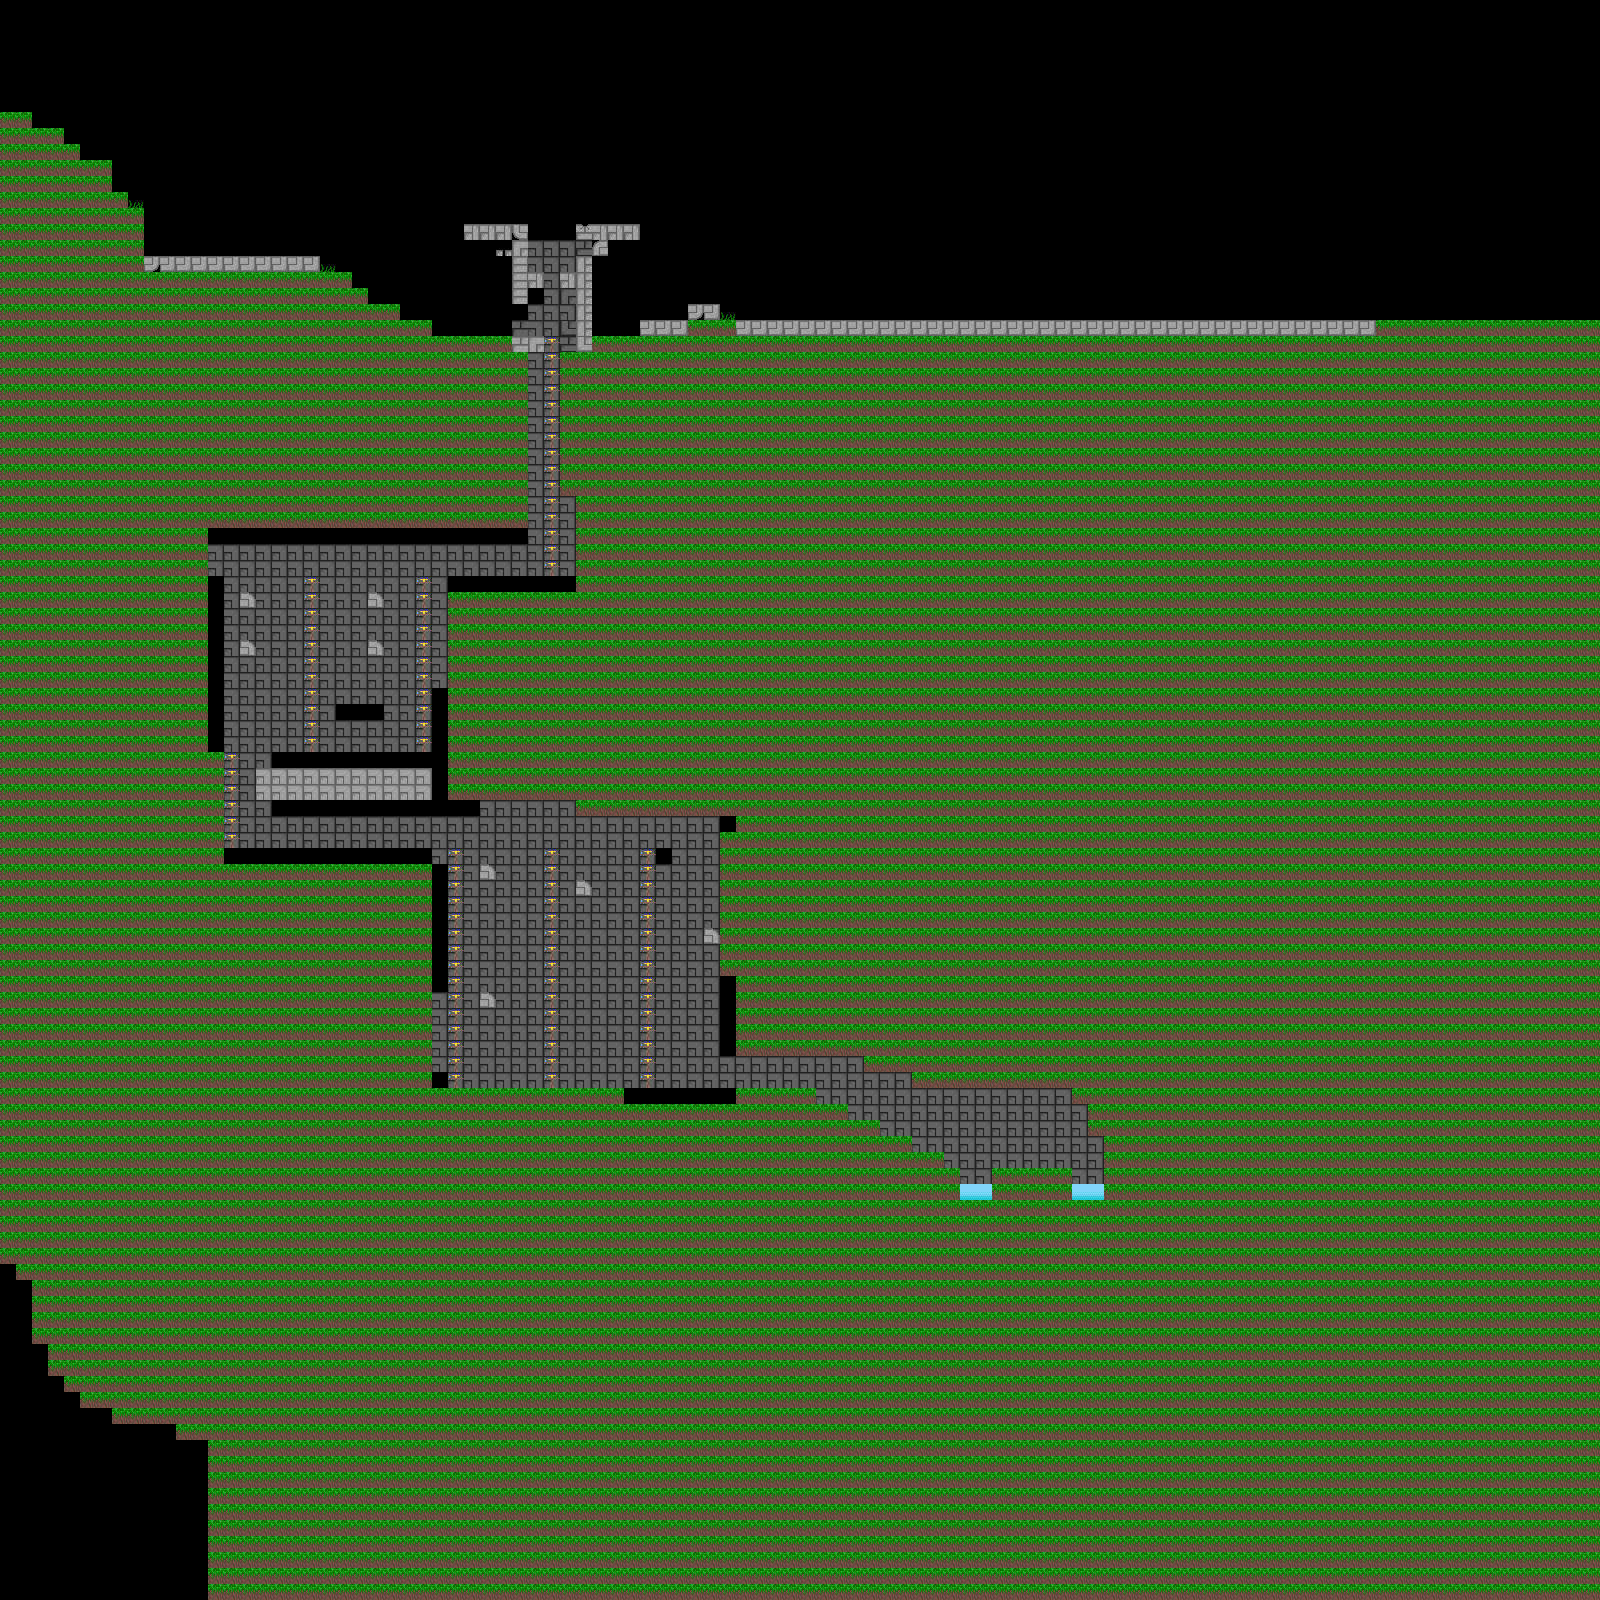

Rendered tile map (Tiled .tmx) drawn with the repository's tilesets; below, a short description and the map source with its tile grids summarised:
An orthogonal 100x100 tile map with 16x16 px tiles, 4 tile layers (back, mid, collide, front) and 47 objects (24x door, 14x enemy, 7x ladder, player, crown).

<map version="1.0" orientation="orthogonal" renderorder="right-down" width="100" height="100" tilewidth="16" tileheight="16" nextobjectid="52">
 <tileset firstgid="1" name="tilemapflat" tilewidth="16" tileheight="16">
  <image source="tilemapflat.png" width="1136" height="16" />
 </tileset>
 <layer name="back" width="100" height="100">
  <data>[10000 cells, 7823 non-empty, 10 distinct tile ids]</data>
 </layer>
 <layer name="mid" width="100" height="100">
  <data>[10000 cells, 100 non-empty, 4 distinct tile ids]</data>
 </layer>
 <layer name="collide" width="100" height="100">
  <data>[10000 cells, 465 non-empty, 24 distinct tile ids]</data>
 </layer>
 <layer name="front" width="100" height="100">
  <data>[10000 cells, 11 non-empty, 5 distinct tile ids]</data>
 </layer>
 <objectgroup name="objects">
  <object id="1" type="player" x="188.25" y="200.25" width="14" height="20.75" />
  <object id="3" type="enemy" x="560.5" y="239.375" width="14" height="20.75" />
  <object id="4" type="enemy" x="500.25" y="198.375" width="14" height="20.75" />
  <object id="5" type="enemy" x="331.5" y="552.125" width="14" height="20.75" />
  <object id="6" type="enemy" x="264.75" y="598.375" width="14" height="20.75" />
  <object id="7" type="enemy" x="354.75" y="644.125" width="14" height="20.75" />
  <object id="8" type="enemy" x="391.5" y="728.375" width="14" height="20.75" />
  <object id="9" type="enemy" x="513.75" y="824.375" width="14" height="20.75" />
  <object id="10" type="enemy" x="693.5" y="822.875" width="14" height="20.75" />
  <object id="11" type="enemy" x="693" y="868.375" width="14" height="20.75" />
  <object id="12" type="enemy" x="499.5" y="996.625" width="14" height="20.75" />
  <object id="13" type="enemy" x="689.25" y="928.375" width="14" height="20.75" />
  <object id="14" type="enemy" x="587.75" y="934.875" width="14" height="20.75" />
  <object id="15" type="enemy" x="679.25" y="995.125" width="14" height="20.75" />
  <object id="16" type="enemy" x="926.25" y="1125.12" width="14" height="20.75" />
  <object id="17" type="crown" x="1024" y="1136" width="16" height="32" />
  <object id="18" type="door" x="657" y="992" width="16" height="32" />
  <object id="19" type="door" x="623" y="992" width="16" height="32" />
  <object id="20" type="door" x="657" y="928" width="16" height="32" />
  <object id="21" type="door" x="624" y="928" width="16" height="32" />
  <object id="22" type="door" x="657" y="864" width="16" height="32" />
  <object id="23" type="door" x="623.125" y="864" width="16" height="32" />
  <object id="24" type="door" x="657" y="816" width="16" height="32" />
  <object id="25" type="door" x="623" y="816" width="16" height="32" />
  <object id="26" type="door" x="560" y="992" width="16" height="32" />
  <object id="27" type="door" x="527" y="992" width="16" height="32" />
  <object id="28" type="door" x="528" y="928" width="16" height="32" />
  <object id="29" type="door" x="561" y="928" width="16" height="32" />
  <object id="30" type="door" x="527.25" y="863.875" width="16" height="32" />
  <object id="31" type="door" x="561.25" y="863.875" width="16" height="32" />
  <object id="32" type="door" x="465" y="928" width="16" height="32" />
  <object id="33" type="door" x="465" y="816" width="16" height="32" />
  <object id="34" type="door" x="465" y="864" width="16" height="32" />
  <object id="35" type="door" x="465" y="992" width="16" height="32" />
  <object id="36" type="door" x="320" y="640" width="16" height="32" />
  <object id="37" type="door" x="287" y="640" width="16" height="32" />
  <object id="40" type="door" x="287" y="592" width="16" height="32" />
  <object id="41" type="door" x="321" y="592" width="16" height="32" />
  <object id="43" type="door" x="399" y="544" width="16" height="32" />
  <object id="44" type="door" x="528" y="544" width="16" height="32" />
  <object id="45" type="ladder" x="640" y="848" width="17" height="240" />
  <object id="46" type="ladder" x="543" y="848" width="17" height="240" />
  <object id="47" type="ladder" x="448" y="848" width="17" height="240" />
  <object id="48" type="ladder" x="544" y="336.333" width="16" height="240" />
  <object id="49" type="ladder" x="224" y="752" width="16" height="96" />
  <object id="50" type="ladder" x="304" y="576" width="16" height="176" />
  <object id="51" type="ladder" x="416" y="576" width="16" height="176" />
 </objectgroup>
</map>